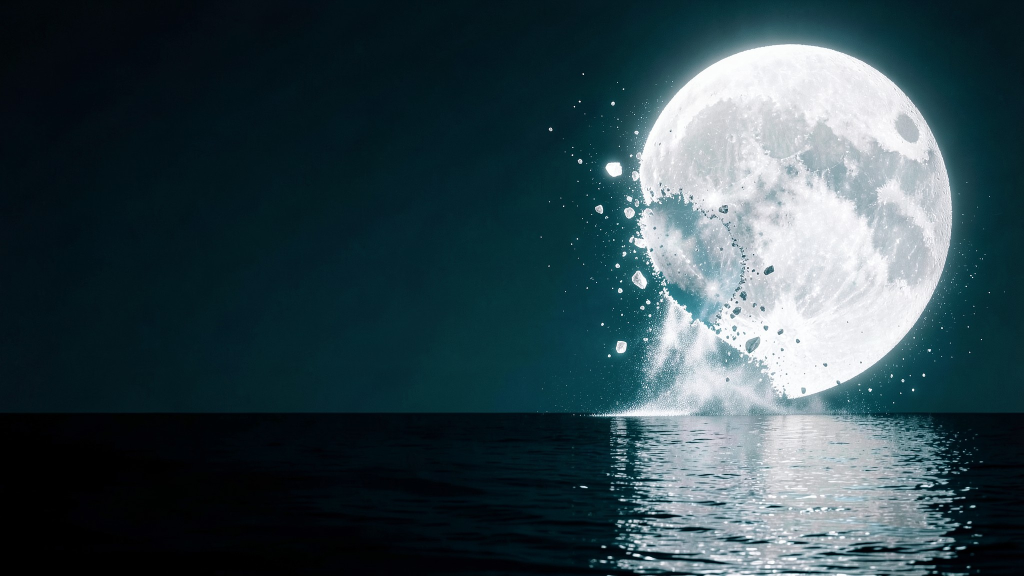
#> input picture longform/moon/thumb/art-a.jpg, 2048 x 1152 px (shown at 1/2 size)
$ python make_thumb.py
#> lines starting #> are read from the running program, lines starting #| are printed output that depends on the picture
"""Thumbnail for the Moon what-if video (1280x720): AI art + bold text, arrow, glow. No people (user rule).
Usage: python3 make_thumb.py  ->  thumbnail-no-moon.jpg (v1), thumbnail-moon-gone.jpg (v2)"""
import numpy as np
from PIL import Image, ImageDraw, ImageFilter, ImageFont, ImageEnhance

W, H = 1280, 720
ANTON = "../../fonts/Anton-Regular.ttf"
YELLOW, RED, WHITE = (255, 214, 10), (230, 30, 30), (255, 255, 255)


def cover(path, fx=0.5, fy=0.5, zoom=1.0):
#> called with path = 'art-a.jpg', fx = 0.75, fy = 0.15, zoom = 1.12
    im = Image.open(path).convert("RGB")
#> im is the input picture: PIL image 2048x1152 RGB; mean R, G, B 51.2, 70.7, 77.3
    s = max(W / im.width, H / im.height) * zoom
#> s = 0.7
    im = im.resize((int(im.width * s), int(im.height * s)), Image.LANCZOS)
#> im: PIL image 1433x806 RGB
    x = int((im.width - W) * fx)
#> x = 114
    y = int((im.height - H) * fy)
#> y = 12
    return im.crop((x, y, x + W, y + H))


def outlined(draw_on, xy, text, size, fill, stroke=12, glow=None):
    f = ImageFont.truetype(ANTON, size)
    if glow:
        g = Image.new("RGBA", draw_on.size, (0, 0, 0, 0))
        ImageDraw.Draw(g).text(xy, text, font=f, fill=(*glow, 255), stroke_width=stroke + 6, stroke_fill=(*glow, 255))
        draw_on.alpha_composite(g.filter(ImageFilter.GaussianBlur(18)))
    sh = Image.new("RGBA", draw_on.size, (0, 0, 0, 0))
    ImageDraw.Draw(sh).text((xy[0] + 8, xy[1] + 10), text, font=f, fill=(0, 0, 0, 200), stroke_width=stroke, stroke_fill=(0, 0, 0, 200))
    draw_on.alpha_composite(sh.filter(ImageFilter.GaussianBlur(6)))
    ImageDraw.Draw(draw_on).text(xy, text, font=f, fill=(*fill, 255), stroke_width=stroke, stroke_fill=(0, 0, 0, 255))
    return f.getbbox(text, stroke_width=stroke)


def arrow(canvas, p0, p1, color=RED, width=22):
    """Thick hand-drawn style arrow from p0 to p1 with a black outline."""
    d = ImageDraw.Draw(canvas)
    mid = ((p0[0] + p1[0]) / 2 - 40, (p0[1] + p1[1]) / 2 - 60)
    pts = [((1 - t) ** 2 * p0[0] + 2 * (1 - t) * t * mid[0] + t ** 2 * p1[0], (1 - t) ** 2 * p0[1] + 2 * (1 - t) * t * mid[1] + t ** 2 * p1[1])
           for t in np.linspace(0, 1, 40)]
    ang = np.arctan2(pts[-1][1] - pts[-4][1], pts[-1][0] - pts[-4][0])
    L = 60
    head = [p1, (p1[0] - L * np.cos(ang - 0.5), p1[1] - L * np.sin(ang - 0.5)), (p1[0] - L * np.cos(ang + 0.5), p1[1] - L * np.sin(ang + 0.5))]
    for col, w, grow in [((0, 0, 0), width + 12, 8), (color, width, 0)]:
        d.line(pts[:-3], fill=(*col, 255), width=w, joint="curve")
        hh = [(p1[0] + grow * np.cos(ang), p1[1] + grow * np.sin(ang)),
              (head[1][0] - grow * np.cos(ang - 0.5), head[1][1] - grow * np.sin(ang - 0.5)),
              (head[2][0] - grow * np.cos(ang + 0.5), head[2][1] - grow * np.sin(ang + 0.5))]
        d.polygon(hh, fill=(*col, 255))


def grade(im):
    im = ImageEnhance.Contrast(im).enhance(1.15)
#> im: PIL image 1280x720 RGB
    im = ImageEnhance.Color(im).enhance(1.25)
    a = np.asarray(im).astype(np.float32)
    yy, xx = np.mgrid[0:H, 0:W]
    v = np.clip(1 - 0.5 * (((xx - W / 2) / (W / 2)) ** 2 + ((yy - H / 2) / (H / 2)) ** 2), 0.45, 1)[..., None]
    return Image.fromarray(np.clip(a * v, 0, 255).astype(np.uint8))


def tw(text, size, stroke=12):
    b = ImageFont.truetype(ANTON, size).getbbox(text, stroke_width=stroke)
    return b[2] - b[0], b[3]


# --- Moon crumbling over the ocean, no people. "NO MOON?" stacked left, red "WHAT NOW?" box, arrow to the Moon.
bg = grade(cover("art-a.jpg", fx=0.75, fy=0.15, zoom=1.12)).convert("RGBA")
dark = Image.new("RGBA", (W, H), (0, 0, 0, 0))
#> dark: PIL image 1280x720 RGBA; every value is 0
ImageDraw.Draw(dark).rectangle([0, 0, 560, H], fill=(0, 0, 0, 120))
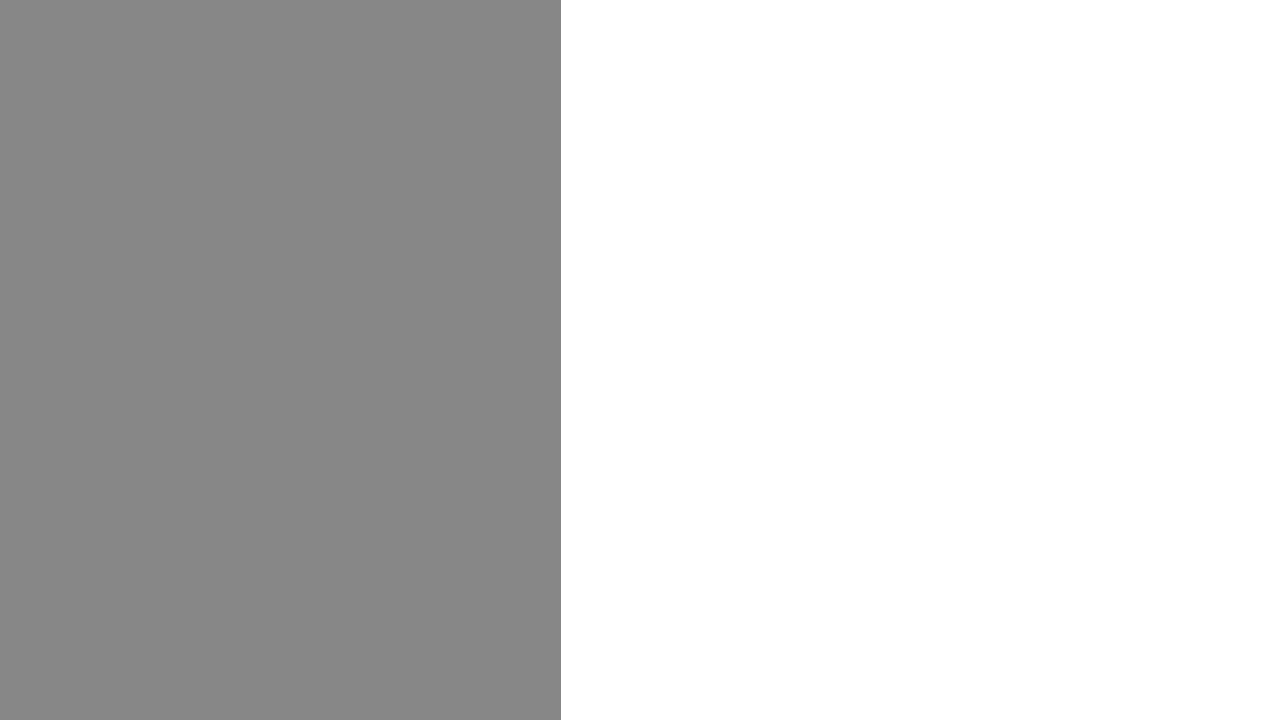
#> dark: PIL image 1280x720 RGBA; mean R, G, B, A 0, 0, 0, 52.6; transparent parts drawn white
bg.alpha_composite(dark.filter(ImageFilter.GaussianBlur(90)))
outlined(bg, (40, 20), "NO", 300, YELLOW, glow=(255, 160, 0))
outlined(bg, (44, 315), "MOON?", 175, WHITE, stroke=11)
fl = ImageFont.truetype(ANTON, 100)
tx, ty = 62, 530
bb = fl.getbbox("WHAT NOW?", stroke_width=7)
d = ImageDraw.Draw(bg)
d.rectangle([tx + bb[0] - 22, ty + bb[1] - 12, tx + bb[2] + 22, ty + bb[3] + 12], fill=(*RED, 255), outline=(0, 0, 0, 255), width=7)
outlined(bg, (tx, ty), "WHAT NOW?", 100, WHITE, stroke=7)
arrow(bg, (330, 250), (760, 230))
bg.convert("RGB").save("thumbnail-no-moon.jpg", quality=92)
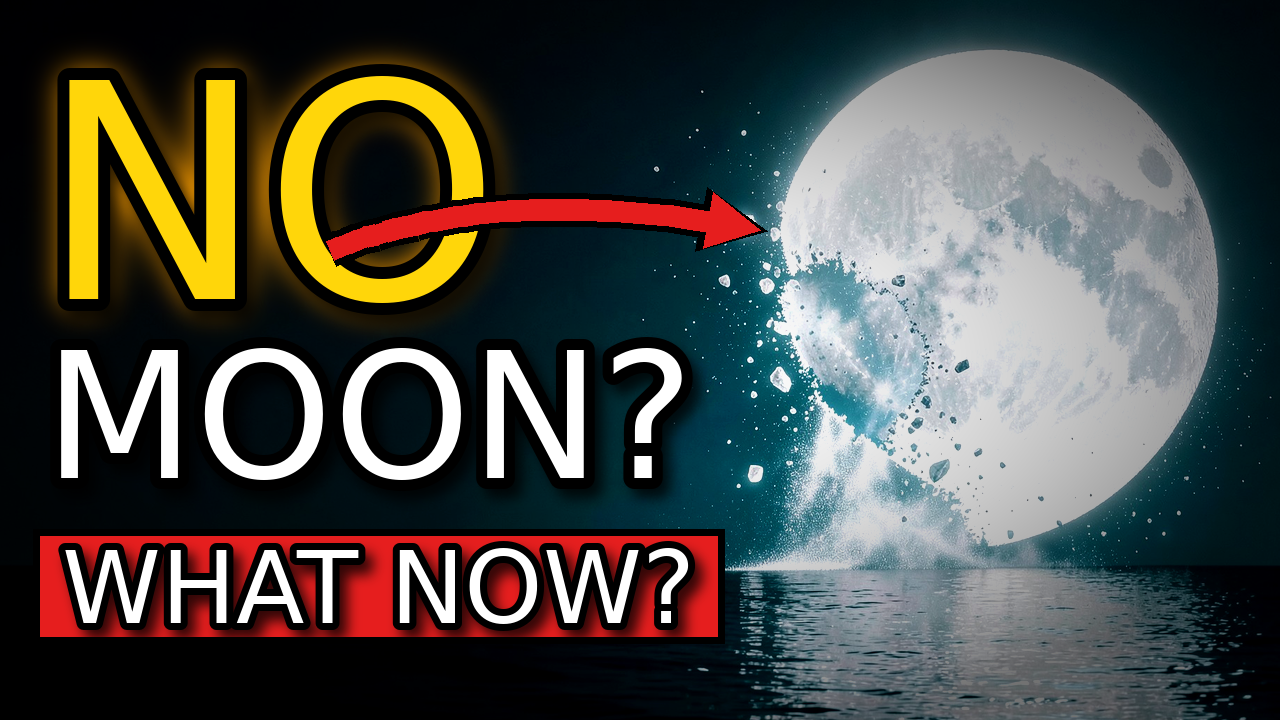
#> saved as thumbnail-no-moon.jpg: PIL image 1280x720 RGB; mean R, G, B 73.5, 74.6, 69.4

# --- v2: Earth alone (left), glowing dashed outline where the Moon should be (right) + "MISSING" tag, "THE MOON IS GONE".
bg = grade(cover("art-d.jpg", fx=0.2, fy=0.5, zoom=1.05)).convert("RGBA")
#> call 2 of cover, with path = 'art-d.jpg', fx = 0.2, fy = 0.5, zoom = 1.05
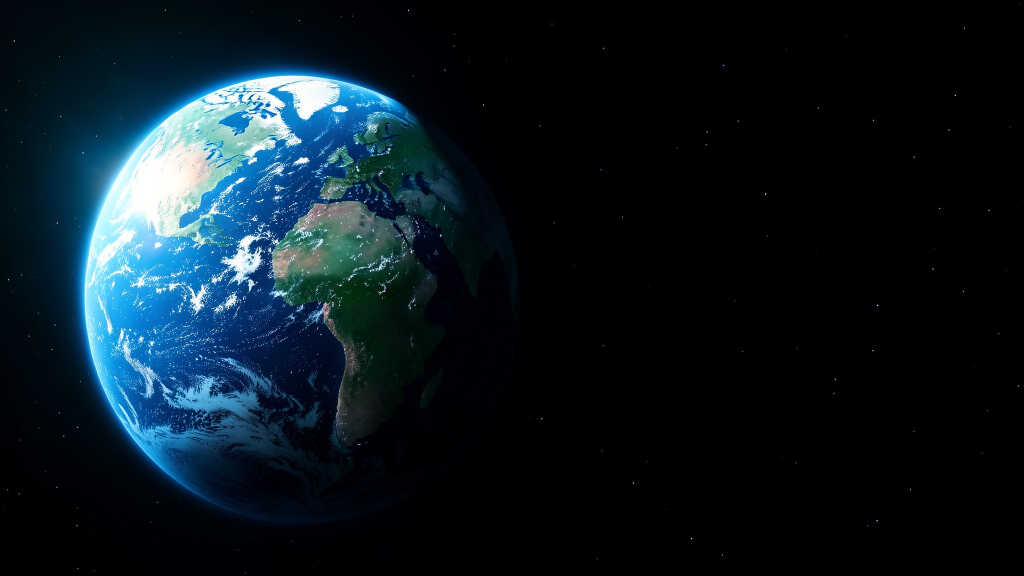
#> input picture longform/moon/thumb/art-d.jpg, 2048 x 1152 px (shown at 1/2 size)
#> in cover, im is the input picture: PIL image 2048x1152 RGB; mean R, G, B 12.3, 25.6, 33.6
cx, cy, r = 1020, 190, 135
ring = Image.new("RGBA", (W, H), (0, 0, 0, 0))
dr = ImageDraw.Draw(ring)
for k in range(28):                                   # dashed circle
    a0 = k * 360 / 28
    dr.arc([cx - r, cy - r, cx + r, cy + r], a0, a0 + 7, fill=(255, 255, 255, 255), width=9)
glow = ring.filter(ImageFilter.GaussianBlur(10))
bg.alpha_composite(glow); bg.alpha_composite(glow); bg.alpha_composite(ring)
fq = ImageFont.truetype(ANTON, 170)
outlined(bg, (cx - fq.getlength("?") / 2 - 6, cy - 132), "?", 170, WHITE, stroke=8)
ft = ImageFont.truetype(ANTON, 62)
tb = ft.getbbox("MISSING", stroke_width=5)
tx, ty = cx - (tb[2] - tb[0]) / 2, cy + r + 18
d = ImageDraw.Draw(bg)
d.rectangle([tx + tb[0] - 16, ty + tb[1] - 8, tx + tb[2] + 16, ty + tb[3] + 8], fill=(*RED, 255), outline=(0, 0, 0, 255), width=6)
outlined(bg, (tx, ty), "MISSING", 62, WHITE, stroke=5)
f1 = ImageFont.truetype(ANTON, 130)
x1 = W - 40 - f1.getbbox("THE MOON", stroke_width=10)[2]
outlined(bg, (x1, 405), "THE MOON", 130, WHITE, stroke=10)
x2 = W - 40 - f1.getbbox("IS GONE", stroke_width=10)[2]
outlined(bg, (x2, 545), "IS GONE", 130, YELLOW, glow=(255, 160, 0), stroke=10)
#> in outlined (call 7), `ImageDraw.Draw(g).text(xy, text, font=f, fill=(*glow, 255), stroke_wid..`:
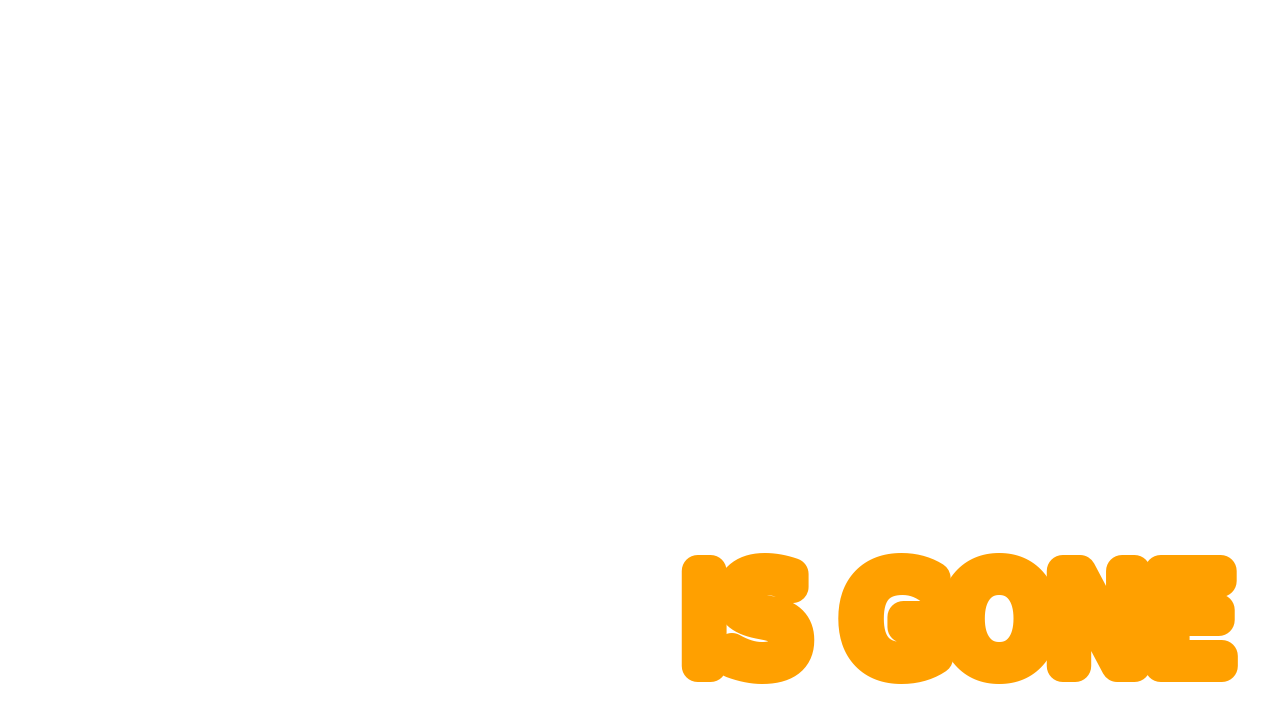
#> g: PIL image 1280x720 RGBA; mean R, G, B, A 17.1, 10.7, 0, 16.8; transparent parts drawn white
#> in outlined (call 7), `draw_on.alpha_composite(g.filter(ImageFilter.GaussianBlur(18)))`:
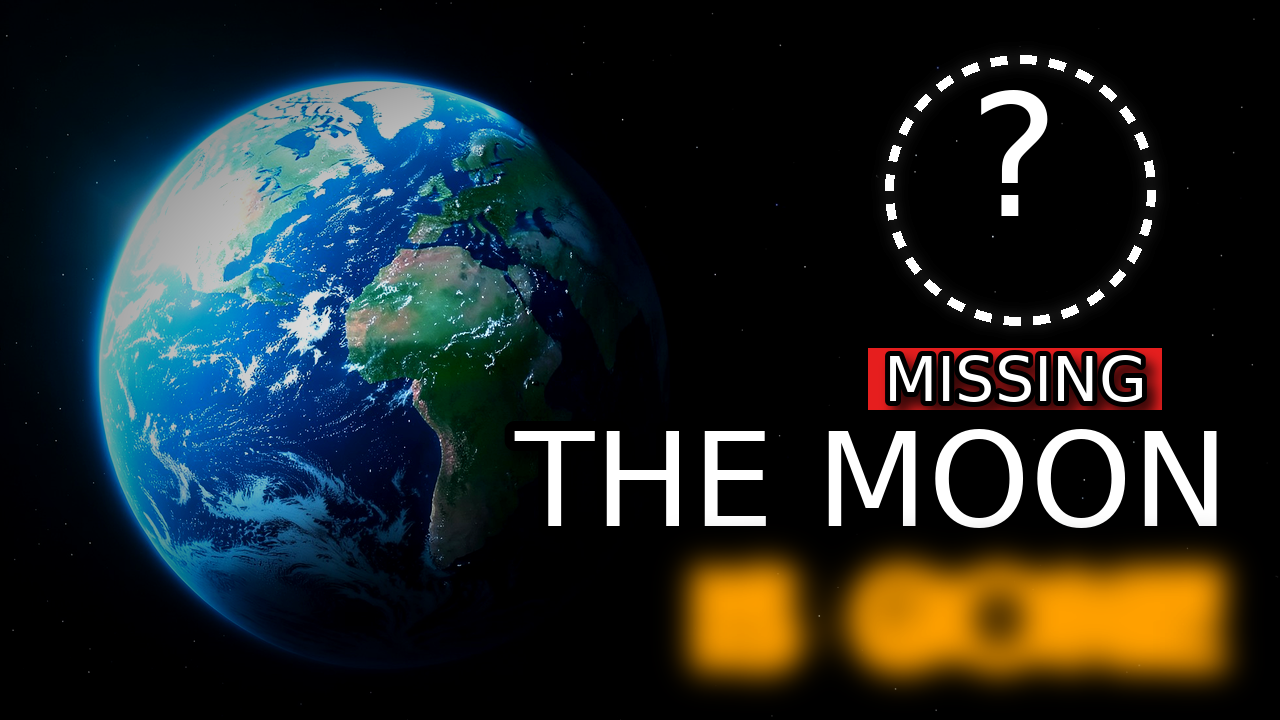
#> draw_on: PIL image 1280x720 RGBA; mean R, G, B, A 31.9, 39, 38.9, 255
arrow(bg, (560, 170), (860, 175))
bg.convert("RGB").save("thumbnail-moon-gone.jpg", quality=92)
print("ok")
